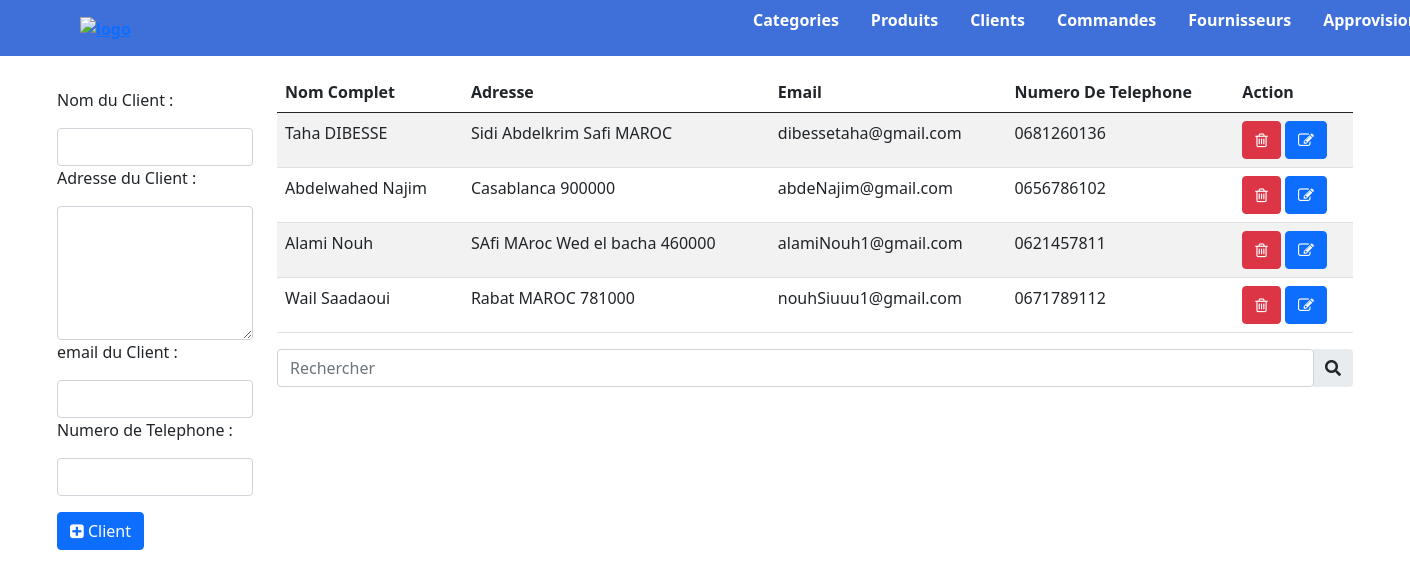
The page /client.php on the database its author committed.
### tables this page shows
CREATE TABLE `client` (
  `idCli` int(11) NOT NULL,
  `nomCli` varchar(100) NOT NULL,
  `emailCli` varchar(200) NOT NULL,
  `adresseCli` varchar(300) NOT NULL,
  `numTelCli` varchar(100) NOT NULL
);

### client.php (the view, shortened to what this page needs)
<?php
    require_once "config/connect.php" ;
        $clients  = $db->query('SELECT * FROM client') ;
        $clients = $clients->fetchAll() ;
?>
<!DOCTYPE html>
<html lang="en">
<head>
</head>
<body>
    <?php require_once('navbar.php') ;?>
    <div class="container">
        <div class="row">
            <div class="col-2 mt-3">
                <form action="client.php" method ="post" class="form-group mt-3"  enctype="multipart/form-_POST" >
                    <label for="">Nom du Client :</label>
                    <input type="text" class="form-control mt-3" name="name"  required>
                    <label for="">Adresse du Client :</label>
                    <textarea class="form-control mt-3" name="adresse" id="adresse" cols="30" rows="5"></textarea>
                    <label for="">email du Client :</label>
                    <input type="email" class="form-control mt-3" name="email" required >
                    <label for="">Numero de Telephone :</label>
                    <input type="tel" class="form-control mt-3" name="numTele" required>
                    <button type="submit" class="btn btn-primary mt-3" name="ajouter"><i class="fa fa-plus-square"></i> Client</button>
                </form>
            </div>
            <div class="col-10 mt-3">
            <table class="table table-striped">
                    <thead>
                        <th>Nom Complet</th>
                        <th>Adresse</th>
                        <th>Email</th>
                        <th>Numero De Telephone</th>
                        <th>Action</th>
                    </thead>
                    <tbody>
                        <?php foreach($clients as $client) : ?>
                        <tr>
                            <td><? echo($client['nomCli']) ;?></td>
                            <td><? echo($client['adresseCli']) ;  ?></td>
                            <td><? echo($client['emailCli']) ;  ?></td>
                            <td><? echo($client['numTelCli']) ;  ?></td>
                            <td>
                                    <a href="client.php?del=<?echo $client['idCli']?>"><button class="btn btn-danger"><i  class="fa fa-trash-o"></i></button></a>
                                     <a href="update_client.php?edit=<?echo$client['idCli']?>"><button class="btn btn-primary"><i  class="fa fa-edit "></i></button></a>
                            </td>
                        </tr>
                        <?php endforeach ?>
                    </tbody>
                </table>
                <form action="recherche_client.php" class="form-group mt-3"  method="Post">
                    <div class="input-group rounded">
                        <input type="search" class="form-control rounded" name = "client_rechercher" placeholder="Rechercher"  />
                        <button class="input-group-text border-0" name="rechercher">
                        <i class="fas fa-search"></i>
                        </button>
                    </div>
                </form>
            </div>
        </div>
    </div>
</body>
</html>

### navbar.php (shortened to what this page needs)
<!DOCTYPE html>
<html lang="en">
<head>
    <link rel="stylesheet" href="style.css">
    <link rel="stylesheet" href="https://pro.fontawesome.com/releases/v5.10.0/css/all.css"/>
    <link rel="stylesheet" href="https://cdnjs.cloudflare.com/ajax/libs/font-awesome/4.7.0/css/font-awesome.min.css">
    <link href="https://cdn.jsdelivr.net/npm/bootstrap@5.0.0-beta3/dist/css/bootstrap.min.css" rel="stylesheet">
</head>
<body>
<header>
        <nav class="navbar">
           <a href="index.php"> <img src="images/logo.png" alt="logo"class="logo" ></a>
            <ul class="navlinks">
                <li><a href="categorie.php">Categories</a></li>
                <li><a href="produit.php">Produits</a></li>
                <li><a href="client.php">Clients</a></li>
                <li><a href="choice_clients.php">Commandes</a></li>
                <li><a href="fournisseur.php">Fournisseurs</a></li>
                <li><a href="choice_frns.php">Approvisionnements</a></li>
            </ul>
        </nav>
    </header>
</body>
</html>

### style.css (style rules this page uses)
* { margin: 0; padding: 0; }
.navbar { display: flex; justify-content: space-around; align-items: center; background-color: rgb(63, 112, 218); }
.navlinks { width: 50%; margin-left: auto; display: flex; justify-content: space-around; align-items: center; list-style: none; }
.navlinks li a { margin: 1em; text-decoration: none; color: rgb(255, 255, 255); font-weight: bold; }
.logo { margin-left: 5em; width: 150px; height : 70px; opacity: 1; font-weight: bold; }
.col-2 { width : 60% }

### rows shown on the page
client: nomCli "Taha DIBESSE", adresseCli "Sidi Abdelkrim Safi MAROC", emailCli "dibessetaha@gmail.com", numTelCli "0681260136"
client: nomCli "Abdelwahed Najim", adresseCli "Casablanca 900000", emailCli "abdeNajim@gmail.com", numTelCli "0656786102"
client: nomCli "Alami Nouh", adresseCli "SAfi MAroc Wed el bacha 460000", emailCli "alamiNouh1@gmail.com", numTelCli "0621457811"
client: nomCli "Wail Saadaoui", adresseCli "Rabat MAROC 781000", emailCli "nouhSiuuu1@gmail.com", numTelCli "0671789112"
